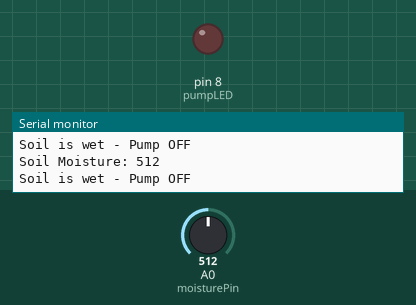
Bench run of a sketch on a simulated Arduino Uno, built with avr-gcc and run on an emulated ATmega328P. On the bench: output pins drawn as LEDs (lit = HIGH), the last lines printed to the serial monitor. The inputs (shaded band) are chosen by the test bench; at power-on: A0 (moisturePin) = 512.

Above: at 1.8 s.
1.9 s: A0 (moisturePin) set to 485
At 2.5 s:
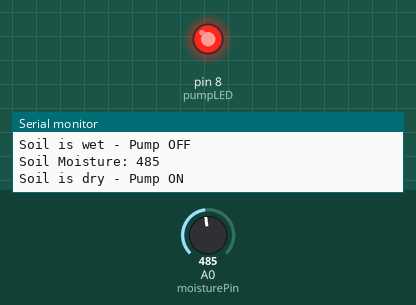
3.5 s: A0 (moisturePin) set to 510
At 5.2 s:
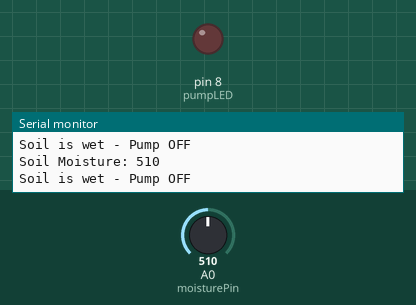
5.5 s: A0 (moisturePin) set to 490
At 6.8 s:
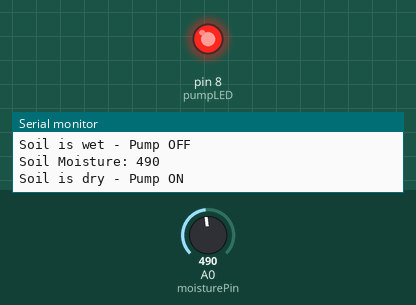
Timing chart, 0 to 8.5 s (numbered marks = the images above; inputs shaded):
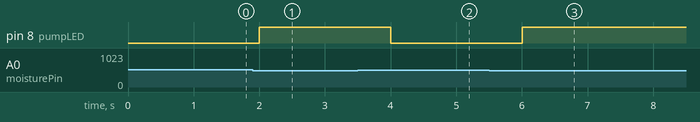

The sketch:

sketch.ino
```cpp
const int moisturePin = A0;
const int pumpLED = 8;

int moistureValue = 0;
int threshold = 500;

void setup() {
  pinMode(pumpLED, OUTPUT);
  Serial.begin(9600);
}

void loop() {
  moistureValue = analogRead(moisturePin);

  Serial.print("Soil Moisture: ");
  Serial.println(moistureValue);

  if (moistureValue < threshold) {
    digitalWrite(pumpLED, HIGH);
    Serial.println("Soil is dry - Pump ON");
  } else {
    digitalWrite(pumpLED, LOW);
    Serial.println("Soil is wet - Pump OFF");
  }

  delay(1000);
}
```

Measured:
- the behaviour switches between 500 and 499 on A0 (moisturePin) (found by bisection; images 0 and 1)
- after the input at 1.9 s, pin 8 (pumpLED): LOW → HIGH after 0.10 s
- after the input at 3.5 s, pin 8 (pumpLED): HIGH → LOW after 0.50 s
- after the input at 5.5 s, pin 8 (pumpLED): LOW → HIGH after 0.50 s
